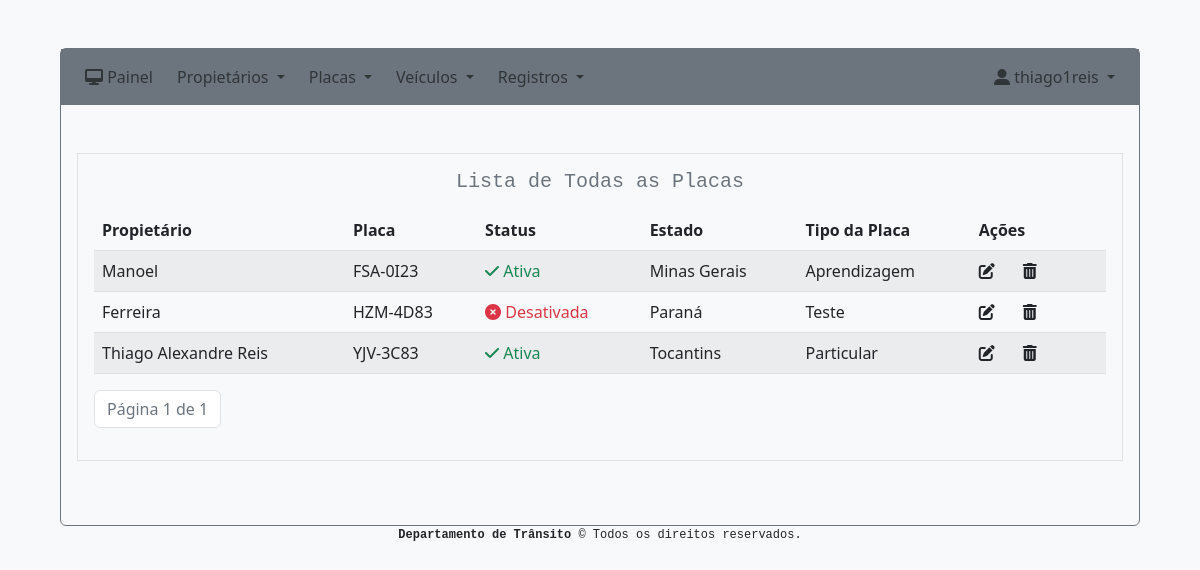
/sistema/placas (signed in), run on an earlier commit of the app's database.
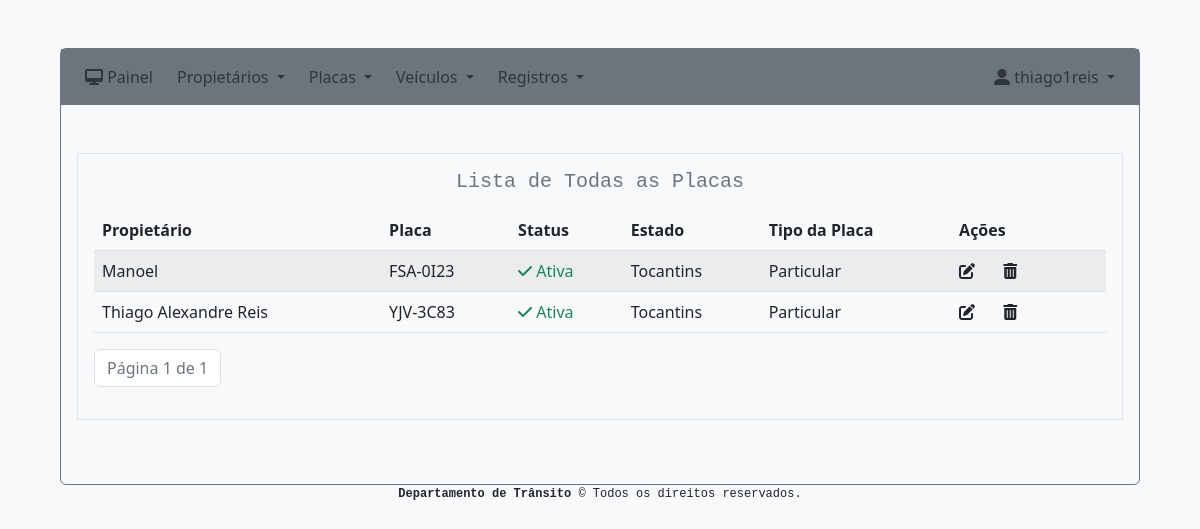
And on a later commit of the database.
### system/models.py (models this page shows, shortened)
class Plate(models.Model):
    state = models.CharField(max_length=25, choices=STATE_CHOICES, blank=False, null=False)
    type = models.CharField(max_length=255)
    three_char = models.CharField(max_length=255)
    only_number = models.IntegerField()
    single_char = models.CharField(max_length=255)
    two_number = models.IntegerField()
    status = models.BooleanField()
    owner = models.ForeignKey(Owner, on_delete=models.CASCADE)
    created = models.DateTimeField('created', auto_now_add=True)
    modified = models.DateTimeField('modified', auto_now=True)

class Owner(models.Model):
    name = models.CharField(max_length=255)
    birth_date = models.DateField()
    sex = models.CharField(max_length=10, choices=SEX_CHOICES, blank=False, null=False)
    cpf = models.CharField(max_length=255)
    telephone = models.CharField(max_length=255, blank=True, null=True)
    email = models.EmailField(blank=True, null=True)
    zip_code = models.CharField(max_length=255)
    state = models.CharField(max_length=25, choices=STATE_CHOICES, blank=False, null=False)
    city = models.CharField(max_length=255)
    district = models.CharField(max_length=255)
    road = models.CharField(max_length=255)
    number = models.IntegerField(blank=True, null=True)
    complement = models.CharField(max_length=255, blank=True, null=True)
    reference_point = models.CharField(max_length=255, blank=True, null=True)
    comments = models.CharField(max_length=255, blank=True, null=True)
    created = models.DateTimeField('created', auto_now_add=True)
    modified = models.DateTimeField('modified', auto_now=True)

### system/views.py (the view)
# urls.py: path('placas', views.plate_index, name='plate_index'),
@login_required(login_url="/")
def plate_index(request):
    plates = Plate.objects.all().order_by('-created')
    paginator = Paginator(plates, 10)
    page_number = request.GET.get('page')
    page_obj = paginator.get_page(page_number)
    context = {
        'page_obj': page_obj
    }
    return render(request, 'system/plate_index.html', context)

### system/templates/system/plate_index.html (shortened to what this page needs)
{% extends 'base.html' %}
{% block content %}
    <div class="border p-3 m-3">
        <h5 class="font-monospace text-secondary text-center mb-3">Lista de Todas as Placas</h5>
        <div class="table-responsive">
            <table class="table table-striped">
                <thead>
                  <tr>
                    <th scope="col">Propietário</th>
                    <th scope="col">Placa</th>
                    <th scope="col">Status</th>
                    <th scope="col">Estado</th>
                    <th scope="col">Tipo da Placa</th>
                    <th scope="col">Ações</th>
                  </tr>
                </thead>
                <tbody>
                {% for plate in page_obj %}
                  <tr>
                    <td>{{ plate.owner.name }}</td>
                    <td><span class="text-uppercase">{{ plate.three_char }}-{{ plate.only_number }}{{ plate.single_char }}{{ plate.two_number }}</span></td>
                    <td>{% if plate.status %}
                            <sapan class="text-success"><i class="fa-solid fa-check"></i> Ativa</sapan>
                        {% else %}
                            <sapan class="text-danger"><i class="fa-solid fa-circle-xmark"></i> Desativada</sapan>
                        {% endif %}
                    </td>
                    <td>{{ plate.state }}</td>
                    <td>{{ plate.type }}</td>
                    <td class="">
                        <a href="{% url 'plate_edit' plate.id %}" class="me-4 text-dark"><i class="fa-solid fa-pen-to-square "></i></a>
                        <a href="{% url 'plate_delete' plate.id %}" class="me-4 text-dark" onclick="return confirm('Tem certeza que deseja excluir essa placa ?')"><i class="fa-solid fa-trash-can"></i></a>
                    </td>
                  </tr>
                {% endfor %}
                </tbody>
             </table>
          </div>
          <nav aria-label="Page navigation example ">
            <ul class="pagination ">
                <li class="page-item disabled"><span class="page-link text-secondary" >Página {{ page_obj.number }} de {{ page_obj.paginator.num_pages }}</span></li>
            </ul>
          </nav>
    </div>
{% endblock %}

What changed in the data, as far as the page shows it:
removed Plate: owner.name "Ferreira", three_char "HZM", only_number "4", single_char "D", two_number "83", status False (drawn), state "Paraná", type "Teste"
changed Plate "FSA": state "Minas Gerais" → "Tocantins"; type "Aprendizagem" → "Particular"
